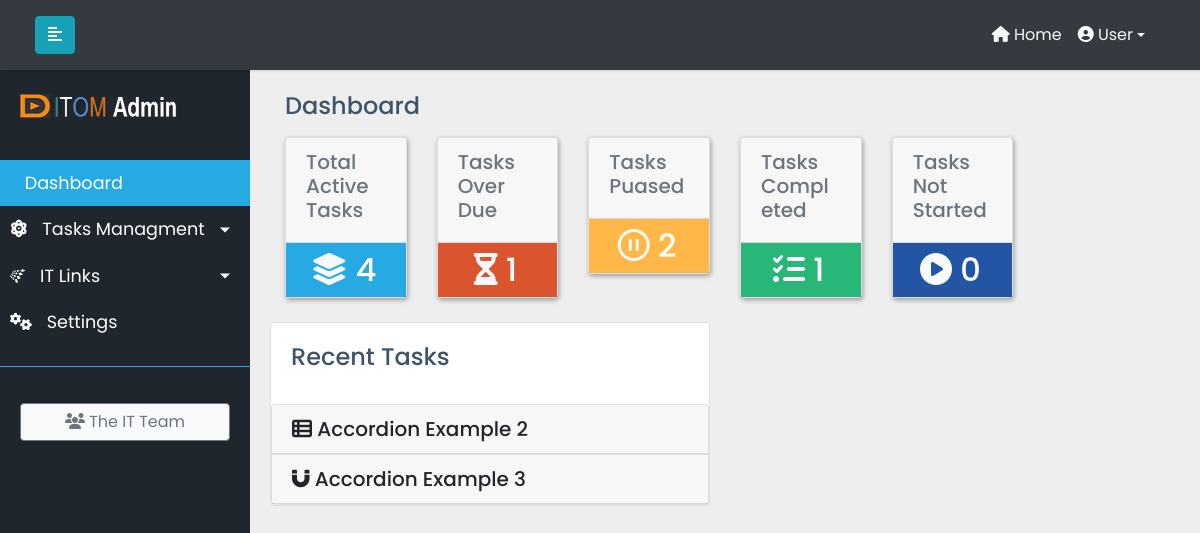
The app's page /, older data.
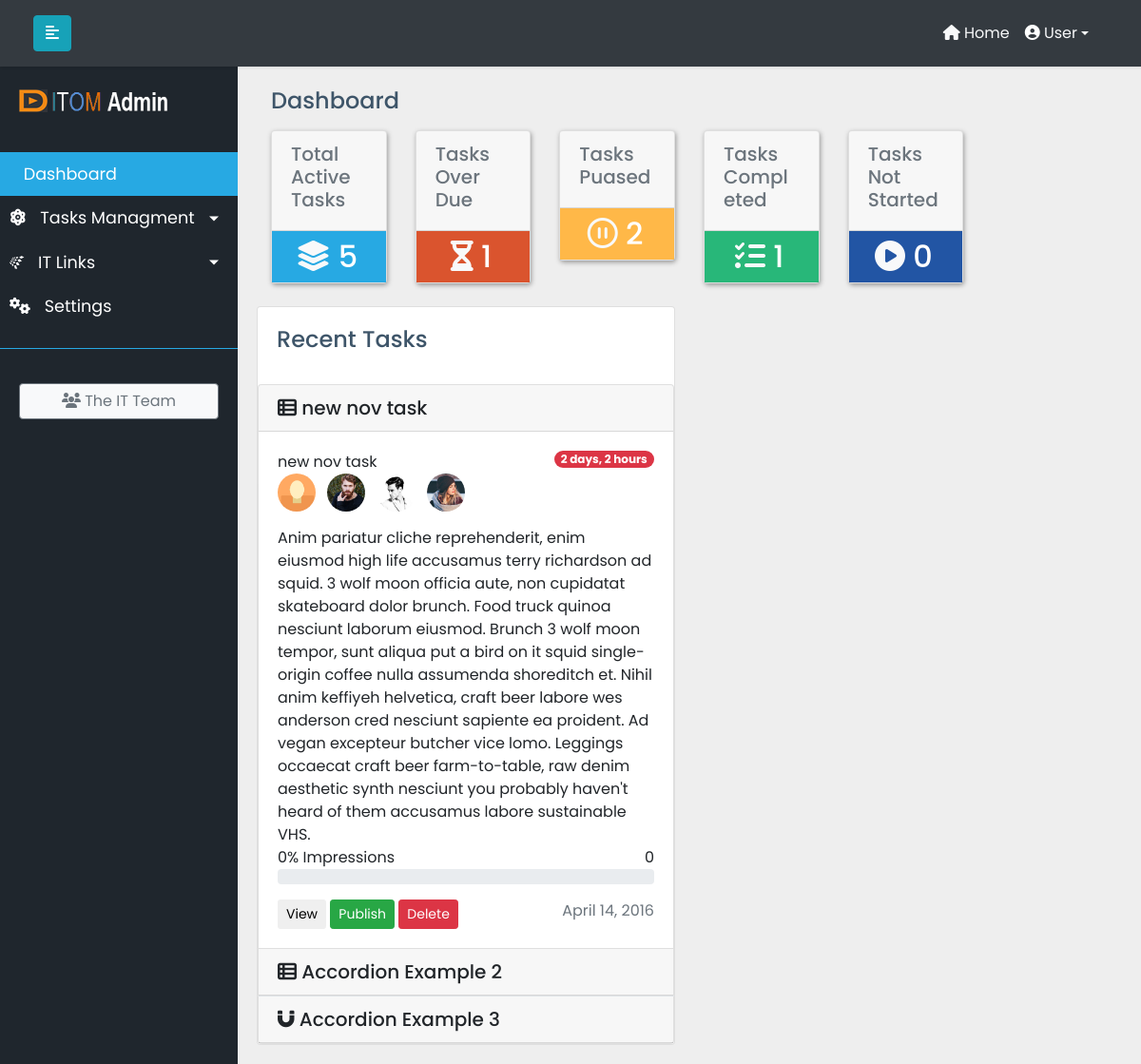
The same page, newer data.
### ittasks/models.py (models this page shows, shortened)
class MainTask(models.Model):
    task_title = models.CharField(max_length=200)
    global_task_info = models.TextField(max_length=500,default=None)
    complete = models.BooleanField(default=False)
    overall_precent_complete = models.PositiveIntegerField(default=0)
    created_at = models.DateTimeField(default=datetime.datetime.now())
    updated_at = models.DateTimeField(default=datetime.datetime.now())
    due_date = models.DateTimeField(default=datetime.datetime.now())
    global_task_assign = models.ForeignKey(User, on_delete=models.CASCADE, related_name="global_task_assign",default=1)
    TASK_STATUS_CHOICES = [
    ('ST', 'STARTED'),
    ('NS', 'NOT STARTED'),
    ('IP', 'IN PROGRESS'),
    ('PA', 'PAUSED'),
    ('CO', 'COMPLETED'),
]
    task_status = models.CharField(max_length=2,choices=TASK_STATUS_CHOICES,default='NOT STARTED')

### ittasks/views.py (the view)
# urls.py: path('', IndexView.as_view(), name='index'),
class IndexView(TemplateView):
    template_name = 'index.html'
    def get_context_data(self, **kwargs):
        context = super(IndexView, self).get_context_data(**kwargs)
        context['active_tasks'] = MainTask.objects.filter(complete=False).count()
        context['maintask'] = MainTask.objects.all()
        context['due_task'] = MainTask.objects.filter(due_date__day__lte=7, complete=False).count()
        context['task_paused'] = MainTask.objects.filter(task_status='PA', complete=False).count()
        context['task_completed'] = MainTask.objects.filter(task_status='CO', complete=True).count()
        context['task_started'] = MainTask.objects.filter(task_status='NS', complete=True).count()
        context['recent_task'] = MainTask.objects.filter(created_at__gte=datetime.now()-timedelta(days=30), complete=False)
        now = timezone.now()
        context['current_time'] = now
        return context

### ittasks/templates/index.html (shortened to what the changed rows need)
{% extends 'base.html'%}
{% load staticfiles %}
{% block content %}
<link rel="stylesheet" href="{% static 'css/dashboard.css' %}">
<div class="container-fluid">
<div class="row">
                    <div class="col-md-6 col-lg-2 col-xlg-3 mt-2 mb-4">
                        <div class="card card-hover">
                            <div class="box bgcyan text-center">
                                <div class="text-center text-secondary">
                                  <h2 class="mr-1 mt-2 mb-2 text-white"><i class="fas fa-layer-group fa-1x text-light"></i> {{ active_tasks }}</h2>
                                </div>
                            </div>
                        </div>
                    </div>
                    <div class="col-md-6 col-lg-2 col-xlg-3 mt-2">
                        <div class="card card-hover">
                            <div class="box bgdanger text-center">
                                <div class="text-center bgdanger">
                                  <h2 class="mr-1 mt-2 mb-2  text-white"><i class="fas fa-hourglass-half fa-1x text-light"></i> {{ due_task }}</h2>
                                </div>
                            </div>
                        </div>
                    </div>
                    <div class="col-md-6 col-lg-2 col-xlg-3 mt-2">
                        <div class="card card-hover">
                            <div class="box bgwarning text-center">
                                <h2 class="mr-1 mb-2 mt-2 text-white"> <i class="far fa-pause-circle fa-1x text-light"></i> {{ task_paused }}</h2>
                            </div>
                        </div>
                    </div>
                    <div class="col-md-6 col-lg-2 col-xlg-3 mt-2">
                        <div class="card card-hover">
                            <div class="box bgsuccess text-center">
                                <h2 class="mr-1 mb-2 mt-2 text-white"><i class="fas fa-tasks fa-1x text-light"></i> {{ task_completed }}</h2>
                            </div>
                        </div>
                    </div>
                    <div class="col-md-6 col-lg-2 col-xlg-3 mt-2">
                        <div class="card card-hover">
                            <div class="box bginfo text-center">
                                <h2 class="mr-1 mt-2 mb-2 text-white"><i class="fas fa-play-circle fa-1x text-light"></i> {{task_started}}</h2>
                            </div>
                        </div>
                    </div>
</div>
</div>
<div class="row" id="dashsecond">
        <div class="col-lg-6">
       <div class="card">
         <div class="comment-widgets scrollable">
      <div class="accordion" id="accordionExample">
    {% if recent_task %}
    {% for rtasks in recent_task %}
         <div class="card m-b-0">
             <div class="card-header" id="heading-{{ rtasks.id }}">
               <h5 class="mb-0">
                 <a class="artasks" data-toggle="collapse" data-target="#collapse-{{ rtasks.id }}" aria-expanded="true" aria-controls="collapse-{{ rtasks.id }}">
                     <i class="m-r-5 fas fa-th-list" aria-hidden="true"></i>
                     <span>{{rtasks.task_title}}</span>
                 </a>
               </h5>
             </div>
             <div id="collapse-{{ rtasks.id }}" class="collapse show" aria-labelledby="heading-{{ rtasks.id }}" data-parent="#accordionExample">
               <div class="card-body">
                                 <span class="todo-desc">{{rtasks.task_title}}</span> <span class="badge badge-pill badge-danger float-right">{{ current_time|timeuntil:rtasks.created_at }}</span>
                     <ul class="list-inline">
                             <li class="assignee list-inline-item"><img class="rounded-circle" width="40" src="../../assets/images/users/1.jpg" alt="{{rtasks.global_task_assign}}" data-toggle="tooltip" data-placement="top" title="" data-original-title="Steave"></li>
                             <li class="assignee list-inline-item"><img class="rounded-circle" width="40" src="../../assets/images/users/2.jpg" alt="user" data-toggle="tooltip" data-placement="top" title="" data-original-title="Jessica"></li>
                             <li class="assignee list-inline-item"><img class="rounded-circle" width="40" src="../../assets/images/users/3.jpg" alt="user" data-toggle="tooltip" data-placement="top" title="" data-original-title="Priyanka"></li>
                             <li class="assignee list-inline-item"><img class="rounded-circle" width="40" src="../../assets/images/users/4.jpg" alt="user" data-toggle="tooltip" data-placement="top" title="" data-original-title="Selina"></li>
                         </ul>
                 Anim pariatur cliche reprehenderit, enim eiusmod high life accusamus terry richardson ad squid. 3 wolf moon officia aute, non cupidatat skateboard dolor brunch. Food truck quinoa nesciunt laborum eiusmod. Brunch 3 wolf moon tempor, sunt aliqua put a bird on it squid single-origin coffee nulla assumenda shoreditch et. Nihil anim keffiyeh helvetica, craft beer labore wes anderson cred nesciunt sapiente ea proident. Ad vegan excepteur butcher vice lomo. Leggings occaecat craft beer farm-to-table, raw denim aesthetic synth nesciunt you probably haven't heard of them accusamus labore sustainable VHS.
                 <div class="d-flex no-block align-items-center m-t-25">
                         <span>{{rtasks.overall_precent_complete}}% Impressions</span>
                         <div class="ml-auto">
                             <span>{{rtasks.overall_precent_complete}}</span>
                         </div>
                     </div>
                     <div class="progress">
                     </div>
                <div class="comment-footer mt-3">
                         <span class="text-muted float-right">April 14, 2016</span>
                         <button type="button" class="btn btn-cyan btn-sm">View</button>
                         <button type="button" class="btn btn-success btn-sm">Publish</button>
                         <button type="button" class="btn btn-danger btn-sm">Delete</button>
                     </div>
               </div>
             </div>
         </div>
        {% endfor %}
          {% endif %}
     </div>
         </div>
     </div>
   </div>
   </div>
{% endblock content %}

Row changes from the older to the newer data that the page shows:
added MainTask: task_title "new nov task", created_at "2 days, 2 hours", overall_precent_complete "0"
Text that changed along with them:
{{ active_tasks }}: "4" → "5"
